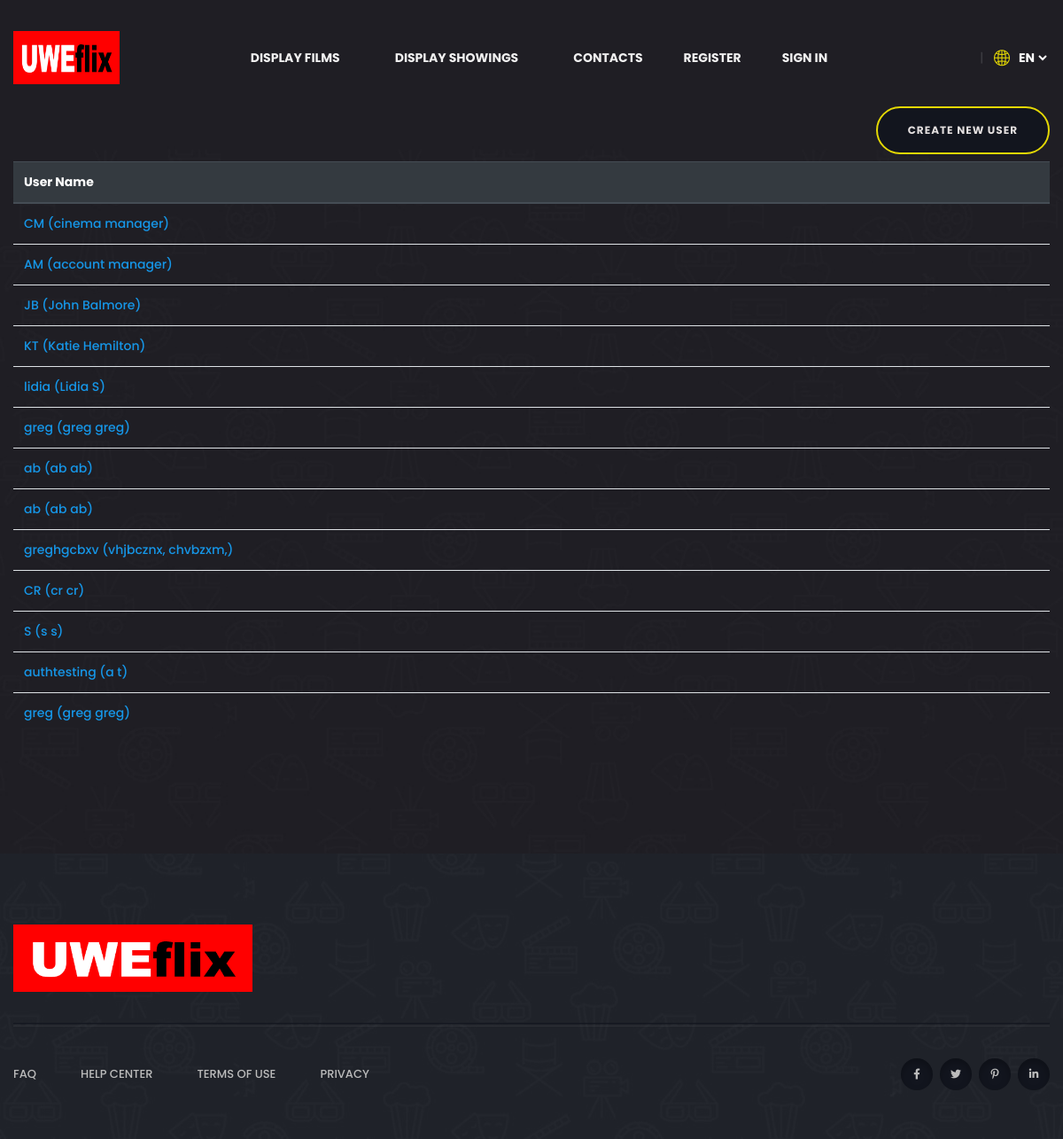
Screenshot of /accounts with the database file from the repository.
### accounts/models.py (models this page shows, shortened)
class User(models.Model):
    username = models.CharField(max_length=255)
    password = models.CharField(max_length=255)
    class UserType(models.TextChoices):
        CUSTOMER = 'C', _('Customer')
        STUDENT = 'S', _('Student')
        CLUBREP = 'CR', _('Club Rep')
        ACCOUNTSMANAGER = 'AM', _('Accounts Manager')
        CINEMAMANAGER = 'CM', _('Cinema Manager')
    userType = models.CharField(
        max_length = 2,
        choices = UserType.choices,
        default = UserType.CUSTOMER
    )
    firstName = models.CharField(max_length=255)
    lastName = models.CharField(max_length=255)
    dateOfBirth = models.DateField()
    userEmail = models.CharField(max_length=255)
    affiliatedClub = models.ForeignKey(Club, on_delete=models.CASCADE, blank=True, null=True)
    paymentDetails = models.ForeignKey(PaymentDetails, on_delete=models.CASCADE, blank=True, null=True)
    balance = models.IntegerField(default=0, validators=[MinValueValidator(-150)])
    activated = models.BooleanField(default=False)

### accounts/views.py (the view)
# urls.py: path('', views.index, name='index'),
def index(request):
    userList = User.objects.all() # List of all Users
    message = request.GET.get('message') # Get any message from previous pages
    context = {
        'userList': userList,
        'message': message,
    }
    return render(request, 'accounts/index.html', context)

### accounts/templates/accounts/index.html
{% extends "uwe/base.html" %}
{% load static %}
{% block content %}
<section class="services-area services-bg" data-background="{% static 'uwe/img/bg/services_bg.jpg' %}">
    <div class="container">
        <a class="btn mb-2 float-right" href="{% url 'accounts:createUser' %}">Create new User</a>
        <div class=" align-items-center">
            <table class="table">
                <thead class="thead-dark">
                <tr>
                    <th scope="col">User Name</th>
                </tr>
                </thead>
                <tbody>
                {% for user in userList %}
                {% if userList %}
                <tr>
                    <td>
                    <a href="{% url 'accounts:manageUser' user.id %}">
                        {{ user.username }} ({{ user.firstName }} {{ user.lastName }})
                    </a>
                    </td>
                </tr>
                {% else %}
                <td>
                    <p>There are no users</p>
                </td>
                {% endif %}
                {% endfor %}
                </tbody>
            </table>
        </div>
    </div>
</section>
{%endblock%}

### uwe/static/uwe/css/style.css (style rules this page uses)
body { font-family: 'Poppins', sans-serif; font-weight: 500; font-style: normal; font-size: 14px; color: #bcbcbc; }
a, .button { -webkit-transition: all 0.3s ease-out 0s; -moz-transition: all 0.3s ease-out 0s; -ms-transition: all 0.3s ease-out 0s; -o-transition: all 0.3s ease-out 0s; transition: all 0.3s ease-out 0s; }
a, button { color: #1696e7; outline: medium none; }
*::placeholder { color: #555555; font-size: 14px; opacity: 1; }
.btn { user-select: none; -moz-user-select: none; background: #12151e none repeat scroll 0 0; border: 2px solid #e4d804; border-radius: 50px; color: #e3dfdf; cursor: pointer; display: inline-block; font-size: 12px; font-weight: 700; letter-spacing: 1px; line-height: 1.5; margin-bottom: 0; padding: 16px 34px; text-align: center; text-transform: uppercase; touch-action: manipulation; transition: all 0.3s ease 0s; vertical-align: middle; white-space: nowrap; max-width: 200px; }
.services-bg { background-position: center; background-size: cover; padding: 120px 0; }

### rows the page displays
User: username "CM", firstName "cinema", lastName "manager"
User: username "AM", firstName "account", lastName "manager"
User: username "JB", firstName "John", lastName "Balmore"
User: username "KT", firstName "Katie", lastName "Hemilton"
User: username "lidia", firstName "Lidia", lastName "S"
User: username "greg", firstName "greg", lastName "greg"
User: username "ab", firstName "ab", lastName "ab"
User: username "ab", firstName "ab", lastName "ab"
User: username "greghgcbxv", firstName "vhjbcznx,", lastName "chvbzxm,"
User: username "CR", firstName "cr", lastName "cr"
User: username "S", firstName "s", lastName "s"
User: username "authtesting", firstName "a", lastName "t"
User: username "greg", firstName "greg", lastName "greg"
